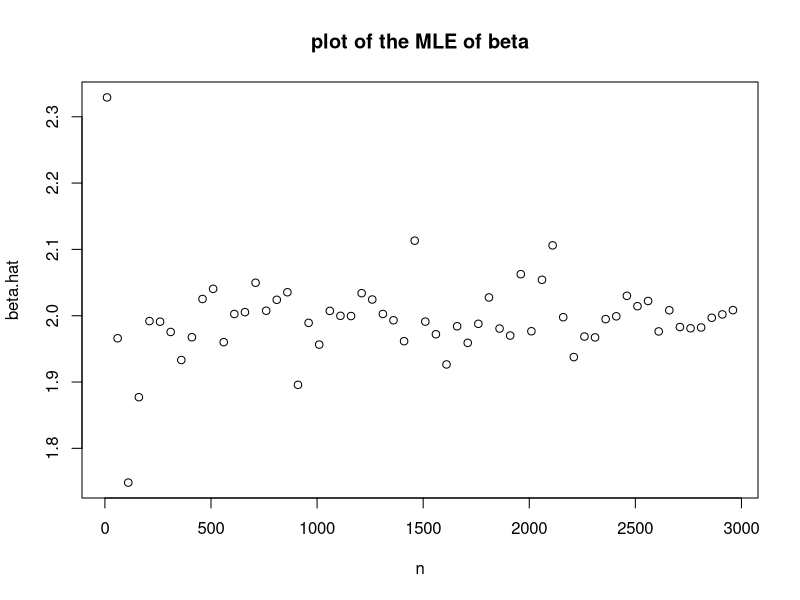
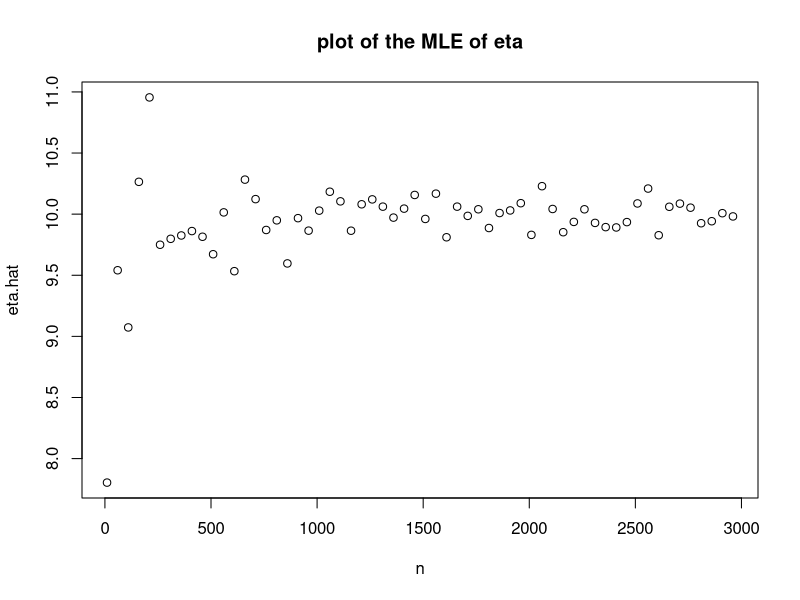

These charts were generated, in order, by the following R code:
#problem-2
#(a)
invt.weib=function(n,beta,eta){
     U=runif(n)
      X=eta*(-log(1-U))^(1/beta)
return(X)
}

#(b)

X.weib=invt.weib(100,2,10)
X.weib

library(MASS)
fitdistr(X.weib,"weibull")

#(c)

n=seq(10,3000,50)
beta.true=2.0
eta.true=10.0
beta.hat=array()
eta.hat=array()

           for(i in 1:length(n)){
                       X.weib=invt.weib(n[i],beta.true,eta.true)
beta.hat[i]=as.numeric(fitdistr(X.weib,"weibull")$estimate[1])
eta.hat[i]=as.numeric(fitdistr(X.weib,"weibull")$estimate[2])
}
plot(n,beta.hat,main="plot of the MLE of beta")
plot(n,eta.hat,main="plot of the MLE of eta")

















